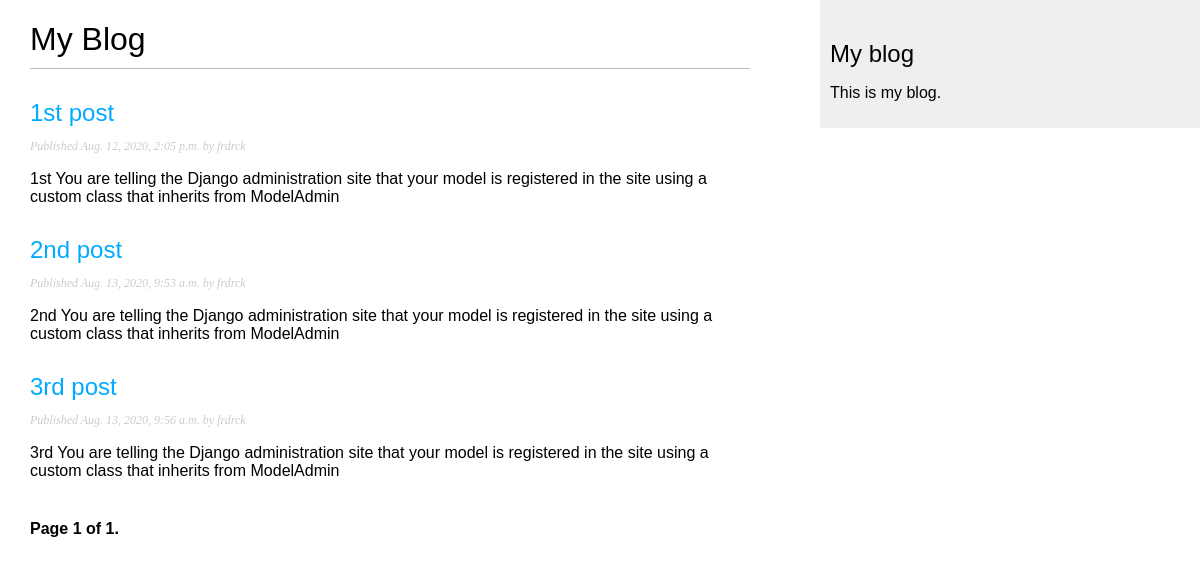
Screenshot of /blog/ with the database file from the repository.
### blog/models.py (models this page shows, shortened)
class Post(models.Model):
    STATUS_CHOICES = (('draft', 'Draft'), ('published', 'Published'),)
    title = models.CharField(max_length=250)
    slug = models.SlugField(max_length=250, unique_for_date='publish')
    author = models.ForeignKey(User, on_delete=models.CASCADE, related_name='blog_posts')
    body = models.TextField()
    publish = models.DateTimeField(default=timezone.now)
    created = models.DateTimeField(auto_now_add=True)
    updated = models.DateTimeField(auto_now=True)
    status = models.CharField(max_length=10, choices=STATUS_CHOICES, default='draft')
    objects = models.Manager()
    published = PublishedManager()
    def get_absolute_url(self):
        return reverse('blog:post_detail', args=[self.publish.year, self.publish.month, self.publish.day, self.slug])

### blog/views.py (the view)
# urls.py: path('', views.PostListView.as_view(), name='post_list'),
class PostListView(ListView):
    queryset = Post.objects.all()
    context_object_name = 'posts'
    paginate_by = 3
    template_name = 'blog/list.html'

### blog/templates/blog/list.html (shortened to what this page needs)
{% extends "base.html" %}
{% block content %}
    <h1>My Blog</h1>
    {% for post in posts %}
    <h2>
        <a href="{{ post.get_absolute_url }}">
            {{ post.title }}
        </a>
    </h2>
    <p class="date">
        Published {{ post.publish }} by {{ post.author }}
    </p>
    {{ post.body|truncatewords:30|linebreaks }}
{% endfor %}
     {% include 'pagination.html' with page=page_obj %}
{% endblock %}

### blog/static/css/blog.css (style rules this page uses)
body { margin:0; padding:0; font-family:helvetica, sans-serif; }
a { color:#00abff; text-decoration:none; }
h1 { font-weight:normal; border-bottom:1px solid #bbb; padding:0 0 10px 0; }
h2 { font-weight:normal; margin:30px 0 0; }
p.date { color:#ccc; font-family: georgia, serif; font-size: 12px; font-style: italic; }

### rows the page displays
Post: title "1st post", publish "Aug. 12, 2020, 2:05 p.m.", author "frdrck", body "1st You are telling the Django administration site that your model is registered in the site using a custom class that inherits from ModelAdmin"
Post: title "2nd post", publish "Aug. 13, 2020, 9:53 a.m.", author "frdrck", body "2nd You are telling the Django administration site that your model is registered in the site using a custom class that inherits from ModelAdmin"
Post: title "3rd post", publish "Aug. 13, 2020, 9:56 a.m.", author "frdrck", body "3rd You are telling the Django administration site that your model is registered in the site using a custom class that inherits from ModelAdmin"

### other values shown
{{ page.number }} "1"
{{ page.paginator.num_pages }} "1"
